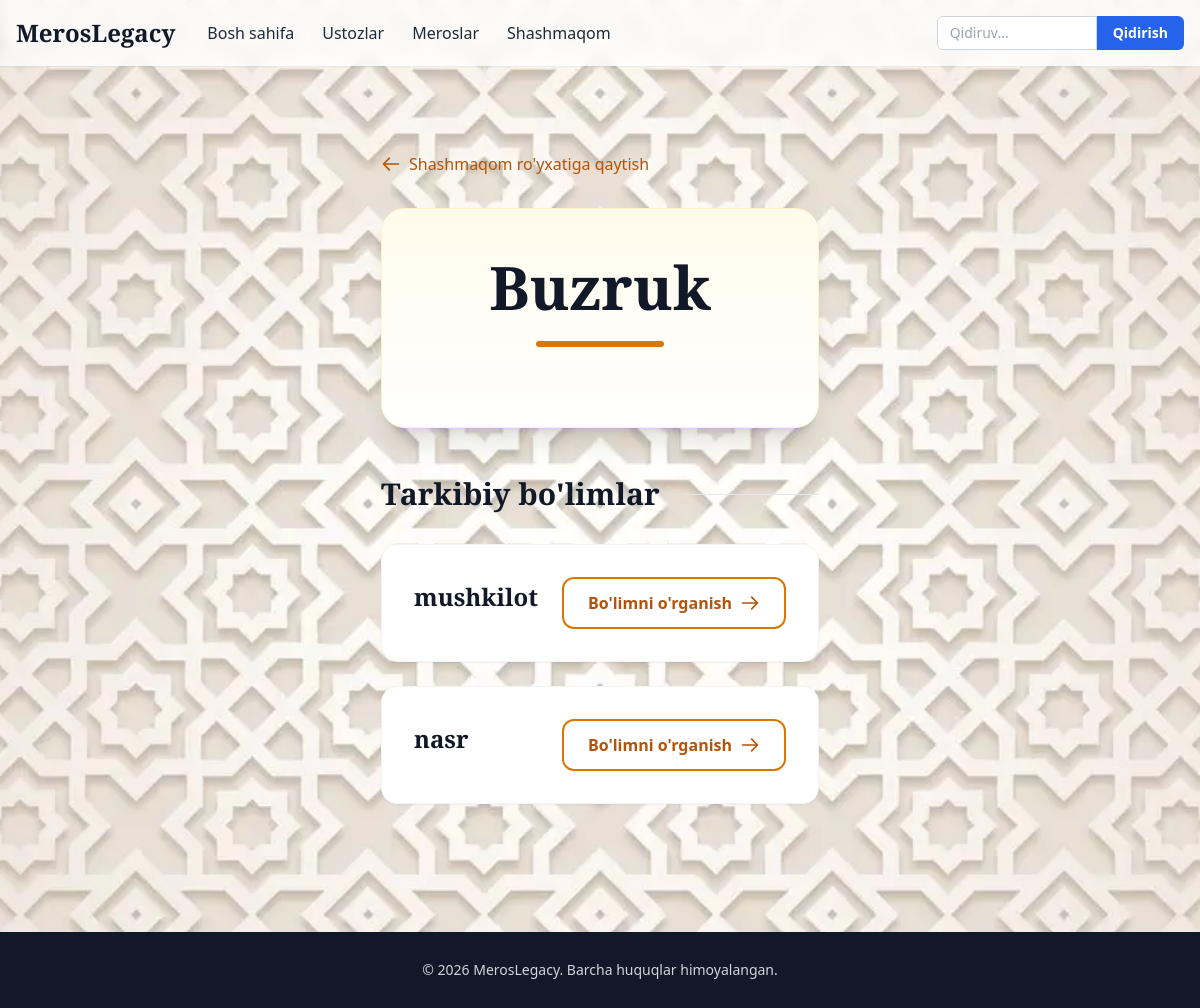
Page /maqom/buzruk/ on the committed database.
### index/models.py (models this page shows, shortened)
class Makom(models.Model):
    name = models.CharField(max_length=100)
    slug = models.SlugField(unique=True, blank=True)

class Bolim(models.Model):  # Mushkilot / Nasr
    makom = models.ForeignKey(Makom, on_delete=models.CASCADE, related_name="bolimlar")
    name = models.CharField(max_length=50, choices=[
        ("mushkilot", "Mushkilot"),
        ("nasr", "Nasr"),
    ])
    slug = models.SlugField(blank=True)

### index/views.py (the view)
# urls.py: path("maqom/<slug:slug>/", views.makom_detail, name="makom_detail"),
def makom_detail(request, slug):
    makom = get_object_or_404(Makom, slug=slug)
    bolimlar = makom.bolimlar.all()  # mushkilot / nasr
    return render(request, "makom_detail.html", {
        "makom": makom,
        "bolimlar": bolimlar
    })

### index/templates/makom_detail.html (shortened to what this page needs)
{% extends 'base.html' %}
{% load static %}
{% block content %}
<div class="max-w-5xl mx-auto px-4 py-8 md:py-16">
    <a href="/maqomlar" class="inline-flex items-center text-amber-700 hover:text-amber-900 font-medium mb-8 transition">
        <svg class="w-5 h-5 mr-2" fill="none" stroke="currentColor" viewBox="0 0 24 24">
            <path stroke-linecap="round" stroke-linejoin="round" stroke-width="2" d="M10 19l-7-7m0 0l7-7m-7 7h18"/>
        </svg>
        Shashmaqom ro'yxatiga qaytish
    </a>
    <div class="bg-white/95 backdrop-blur shadow-xl rounded-3xl overflow-hidden border border-amber-100 mb-12">
        <div class="p-8 md:p-12 text-center bg-gradient-to-b from-amber-50 to-white">
            <h1 class="font-playfair text-4xl md:text-6xl font-bold text-gray-900 mb-6">
                {{ makom.name }}
            </h1>
            <div class="w-32 h-1.5 bg-amber-600 mx-auto mb-8 rounded-full"></div>
        </div>
    </div>
    <div class="flex items-center mb-8">
        <h2 class="font-playfair text-3xl font-bold text-gray-900">Tarkibiy bo'limlar</h2>
        <div class="flex-1 h-px bg-gray-200 ml-6"></div>
    </div>
    <div class="grid grid-cols-1 gap-6">
        {% if bolimlar %}
            {% for bolim in bolimlar %}
                <div class="group bg-white rounded-2xl p-6 md:p-8 shadow-sm border border-gray-100 hover:shadow-lg hover:border-amber-200 transition-all duration-300">
                    <div class="flex flex-col md:flex-row md:items-center justify-between gap-6">
                        <div class="flex-1">
                            <h3 class="font-playfair text-2xl font-bold text-gray-900 mb-3 group-hover:text-amber-700 transition">
                                <a href="{% url 'bolim_detail' makom_slug=makom.slug bolim_slug=bolim.slug %}">
                                    {{ bolim.name }}
                                </a>
                            </h3>
                        </div>
                        <div class="shrink-0">
                            <a href="{% url 'bolim_detail' makom_slug=makom.slug bolim_slug=bolim.slug %}"
                               class="inline-flex items-center justify-center px-6 py-3 border-2 border-amber-600 text-amber-700 font-bold rounded-xl hover:bg-amber-600 hover:text-white transition-all duration-300 whitespace-nowrap">
                                Bo'limni o'rganish
                                <svg class="w-5 h-5 ml-2 group-hover:translate-x-1 transition-transform" fill="none" stroke="currentColor" viewBox="0 0 24 24">
                                    <path stroke-linecap="round" stroke-linejoin="round" stroke-width="2" d="M14 5l7 7m0 0l-7 7m7-7H3"/>
                                </svg>
                            </a>
                        </div>
                    </div>
                </div>
            {% endfor %}
        {% else %}
            <div class="text-center py-12 bg-gray-50 rounded-2xl border-2 border-dashed border-gray-200">
                <p class="text-gray-500 italic text-lg">Hozircha bo'limlar mavjud emas.</p>
            </div>
        {% endif %}
    </div>
</div>
{% endblock %}

### index/templates/base.html (style rules this page uses)
html { font-family: 'Open Sans', sans-serif; }
.font-playfair { font-family: 'Playfair Display', serif; }

### rows in the picture
Makom: name "Buzruk"
Bolim: name "mushkilot"
Bolim: name "nasr"
